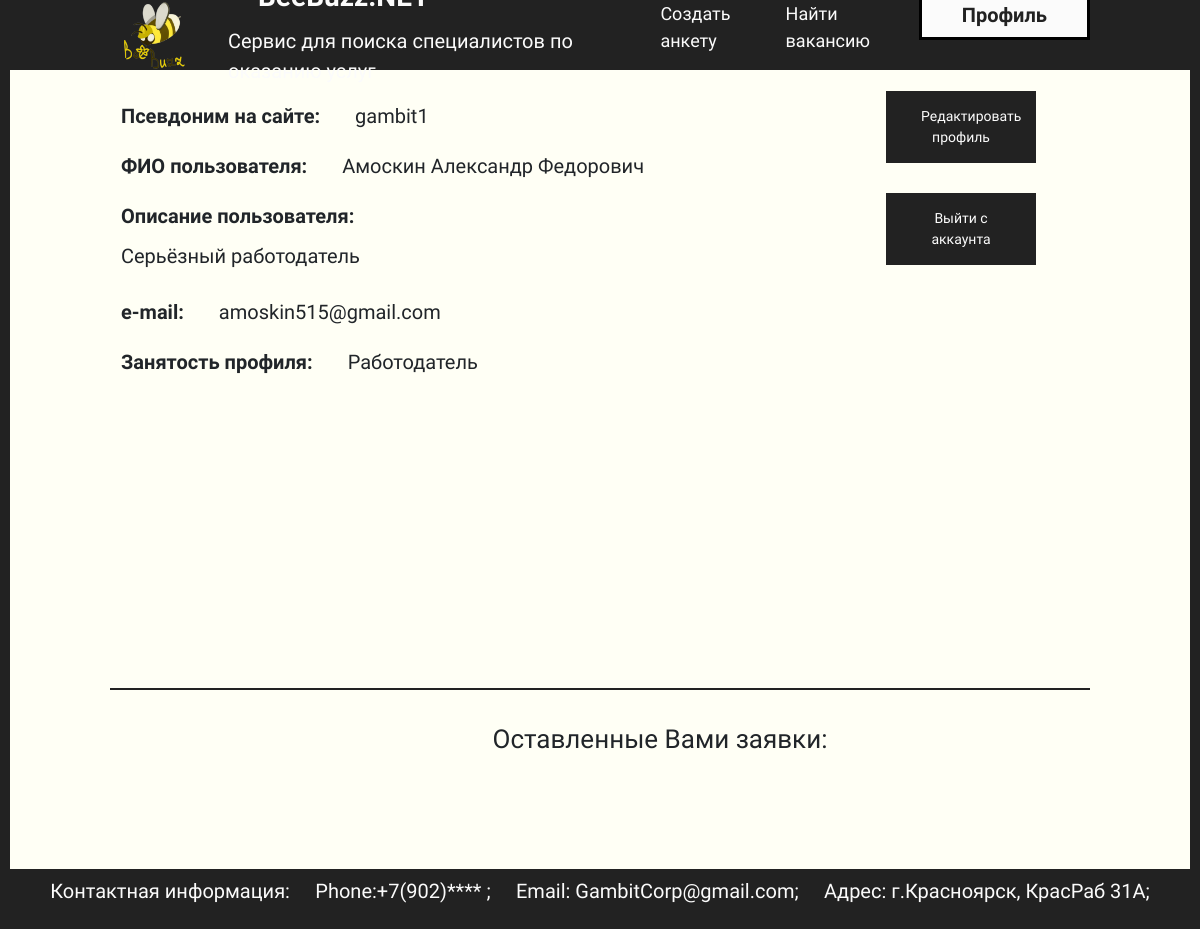
Before: /profile/ (signed in) with the older database file.
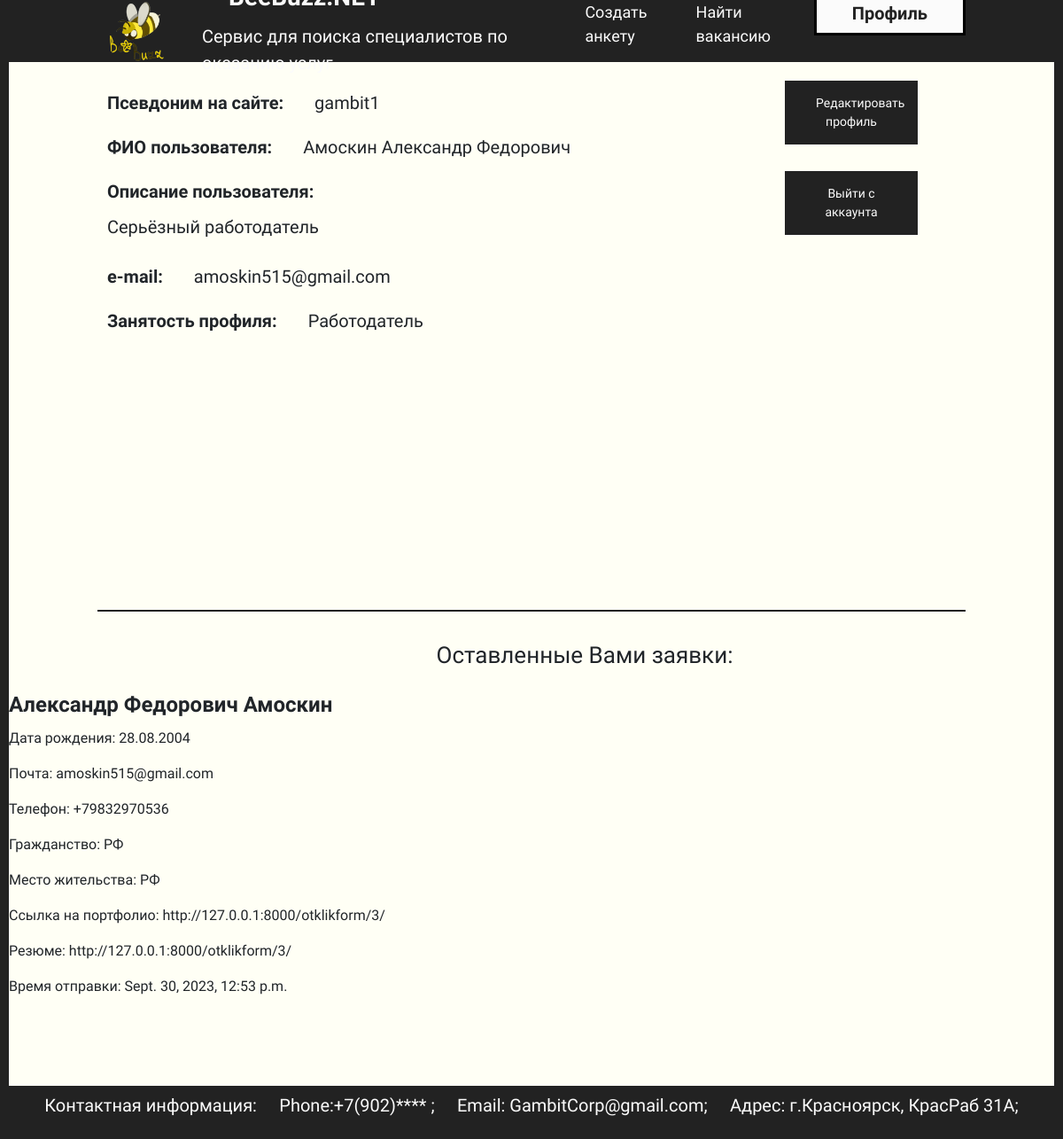
After: the same page with the newer database file.
### main/models.py (models this page shows, shortened)
class Otklik(models.Model):
    FIO = models.CharField('ФИО',max_length=550)
    Anketa = models.ForeignKey('Anketa', on_delete=models.CASCADE, blank=True, verbose_name="Вакансия на которую откликнулись")
    BirthDate = models.CharField('Дата рождения', max_length=500)
    Email = models.EmailField('Почта', max_length=500)
    Phone = models.CharField('Телефон', max_length=100)
    Citizenship = models.CharField('Гражданство', max_length=300)
    Place = models.CharField('Место жительства', max_length=300)
    Portfolio = models.CharField('Ссылка на портфолио', max_length=500)
    Rezume = models.CharField('Резюме', max_length=500)
    DatePost = models.DateTimeField('Время отправки',auto_now_add=True)
    class Meta:
        verbose_name = "Отклики"
        verbose_name_plural = "Отклики"
        ordering = ['DatePost']

### main/views.py (the view)
# urls.py: path('profile/',ProfileView.as_view(), name = 'prof'),
class ProfileView(LoginRequiredMixin,TemplateView): # new
    template_name = 'main/profile.html'
    login_url = reverse_lazy('log')
    def get(self, request):
        otkl = Otklik.objects.all()
        context = {
            'otkl': otkl,
        }
        return render(request, 'main/profile.html', context)

### main/templatetags/auth_extras.py (called while the page is built)
@register.filter(name='has_group')
def has_group(user, group_name):
    group = Group.objects.get(name=group_name)
    return True if group in user.groups.all() else False

### main/templates/main/profile.html (shortened to what this page needs)
{% load static %}
{% load auth_extras %}
<!DOCTYPE html>
<html lang="ru">
<head>
    <link rel="stylesheet" href="libs/bootstrap-reboot.min.css">
    <link rel="stylesheet" href="libs/bootstrap-grid.min.css">
    <link rel="stylesheet" href="{% static 'main/css/profile_1.css' %}">
</head>
<body>
    <header>
        <div class="logo">
            <table>
                <tr>
                    <td>
                        <a href="{% url 'start' %}"><img src="{% static 'main/images/startsheet_2.png' %}" id="logotip" alt="" width="70" /></a>
                    </td>
                    <td>
                        <div class="namelogo"><label>BeeBuzz.NET</label></div>
                        <div class="namelogo2"><label>Сервис для поиска специалистов по оказанию услуг</label></div>
                    </td>
                </tr>
            </table>
        </div>
        <div class="text-sh">
            <ul>
                {% if request.user|has_group:"Работодатель" %}
                <li><a id = "anket" href="{% url 'anket' %}">Создать анкету</a></li>
                {% endif %}
                <li><a href="{% url 'main' %}">Найти вакансию</a></li>
                {% if request.user.is_authenticated %}
                <li><a id="login" href="{% url 'prof' %}">Профиль</a></li>
                {% else %}
                <li><a id="login" href="{% url 'log' %}">Войти</a></li>
                {% endif %}
            </ul>
        </div>
    </header>
    <table style="height: 600px; margin: 20px 100px 20px 100px; border-bottom: 2px solid #222222;">
        <tr>
            <td valign="top" style="width: 900px;">
                <div class="profile">
                    <p class="main-menu-info">
                        Псевдоним на сайте: <label class="dannye-bd">{{ request.user }}</label>
                    </p>
                    <p class="main-menu-info">
                        ФИО пользователя: <label class="dannye-bd">{{ request.user.first_name }}</label>
                    </p>
                    <p class="main-menu-info">
                        Описание пользователя: <p class="dannye-bd-desc">{{request.user.last_name}}</p>
                    </p>
                    <p class="main-menu-info">
                        e-mail: <label class="dannye-bd">{{request.user.email}}</label>
                    </p>
                    <p class="main-menu-info">
                        Занятость профиля: <label class="dannye-bd">{{ user.groups.all.0 }}</label>
                    </p>
                </div>
            </td>
            <td align="center" valign="top" style="width: 300px;">
                <div class="button">
                    <a href="#" style="text-decoration: none; color:#fbfbfb;">Редактировать профиль</a>
                </div>
                <div class="button">
                    <a href="{% url 'logout' %}" style="text-decoration: none; color:#fbfbfb;">Выйти с аккаунта</a>
                </div>
            </td>
        </tr>
    </table>
    <label align="center" style="margin-left: 120px; font-size: 26px; padding: 10px; display: block;">Оставленные Вами заявки:</label>
    {% for otklik in otkl %}
        <h2>{{ otklik.FIO }}</h2>
        <p>Дата рождения: {{ otklik.BirthDate }}</p>
        <p>Почта: {{ otklik.Email }}</p>
        <p>Телефон: {{ otklik.Phone }}</p>
        <p>Гражданство: {{ otklik.Citizenship }}</p>
        <p>Место жительства: {{ otklik.Place }}</p>
        <p>Ссылка на портфолио: {{ otklik.Portfolio }}</p>
        <p>Резюме: {{ otklik.Rezume }}</p>
        <p>Время отправки: {{ otklik.DatePost }}</p>
    {% endfor %}
    <div class="podval" style="margin-top: 100px;">
        <p> Контактная информация: &emsp;Phone:+7(902)**** ; &emsp;Email: GambitCorp@gmail.com; &emsp;Адрес: г.Красноярск, КрасРаб 31А; </p>
    </div>
</body>
</html>

### main/static/main/css/profile_1.css (style rules this page uses)
body { margin: 0; background-color: rgb(255, 255, 245); font-family: 'Sofia Sans Condensed', sans-serif; border-left: 10px solid #222222; border-right: 10px solid #222222; }
.main-menu-info { font-size: 20px; padding: 10px ; font-weight: bold; margin: 0; }
.dannye-bd { font-weight: normal; margin: 0; text-indent: 30px; }
.dannye-bd-desc { font-size: 20px; padding: 0; font-weight: normal; margin: 0 10px 0 10px; }
.button { width: 150px; font-size: 14px; margin: auto; left: 50%; top: 50%; padding: 15px 35px; border: none; background: #222222; color:#fbfbfb; margin-bottom: 30px; }
.podval { background-color: #222222; margin: 0 auto; font-size: 20px; color: #fbfbfb; text-align: center; max-width: 100%; padding: 7px; width: auto; }
#logotip { margin-left: 100px; }
.namelogo { font-size: 28px; margin-left: 65px; font-weight: bold; color: #fbfbfb; }
.namelogo2 { font-size: 20px; margin-left: 35px; color: #fbfbfb; }
header { display: flex; justify-content: space-between; align-items: center; background-color: #222222; padding: 10px; width: auto; height: 70px; }
.text-sh ul { list-style: none; margin-right: 70px; padding: 0; display: flex; }
.text-sh li { margin-right: 20px; }
.text-sh a { font-size: 18px; color: #fbfbfb; text-decoration: none; }
#login { font-size: 20px; color: #222222; font-weight: bold; padding: 10px 40px 10px 40px; background-color: #fbfbfb; border: 3px solid black; }

Changed rows visible on the page:
added Otklik: FIO "Александр Федорович Амоскин", BirthDate "28.08.2004", Email "amoskin515@gmail.com", Phone "+79832970536", Citizenship "РФ", Place "РФ", Portfolio "http://127.0.0.1:8000/otklikform/3/", Rezume "http://127.0.0.1:8000/otklikform/3/", DatePost "Sept. 30, 2023, 12:53 p.m."
